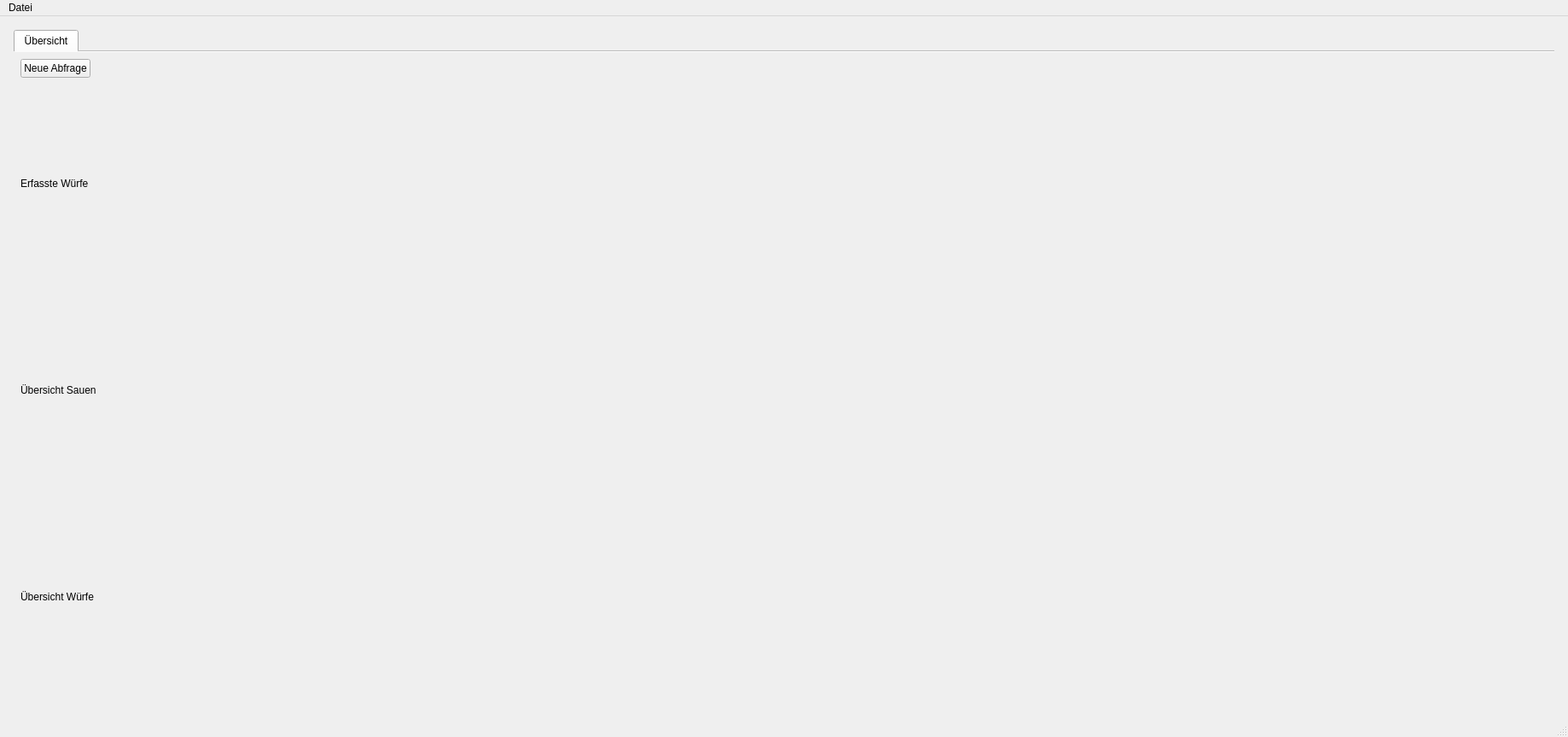
<?xml version="1.0" encoding="UTF-8"?>
<ui version="4.0">
 <class>MainWindow</class>
 <widget class="QMainWindow" name="MainWindow">
  <property name="geometry">
   <rect>
    <x>0</x>
    <y>0</y>
    <width>1837</width>
    <height>863</height>
   </rect>
  </property>
  <property name="windowTitle">
   <string>LFL-Mütterlichkeisindex</string>
  </property>
  <property name="toolButtonStyle">
   <enum>Qt::ToolButtonTextUnderIcon</enum>
  </property>
  <widget class="QWidget" name="centralwidget">
   <layout class="QHBoxLayout" name="horizontalLayout">
    <item>
     <widget class="QFrame" name="verticalFrame_Main">
      <layout class="QVBoxLayout" name="verticalLayout_6" stretch="0">
       <item>
        <widget class="QTabWidget" name="tabWidget">
         <property name="mouseTracking">
          <bool>false</bool>
         </property>
         <property name="tabletTracking">
          <bool>false</bool>
         </property>
         <property name="acceptDrops">
          <bool>false</bool>
         </property>
         <property name="currentIndex">
          <number>0</number>
         </property>
         <property name="usesScrollButtons">
          <bool>true</bool>
         </property>
         <property name="documentMode">
          <bool>true</bool>
         </property>
         <property name="tabsClosable">
          <bool>false</bool>
         </property>
         <property name="movable">
          <bool>false</bool>
         </property>
         <property name="tabBarAutoHide">
          <bool>false</bool>
         </property>
         <widget class="QWidget" name="tab_Uebersicht">
          <attribute name="title">
           <string>Übersicht</string>
          </attribute>
          <layout class="QHBoxLayout" name="horizontalLayout_2">
           <item>
            <layout class="QVBoxLayout" name="verticalLayout">
             <item>
              <layout class="QGridLayout" name="gridLayout_Uebersicht" columnminimumwidth="0,0">
               <item row="0" column="0">
                <widget class="QPushButton" name="pushButton_Neue_Abfrage">
                 <property name="text">
                  <string>Neue Abfrage</string>
                 </property>
                </widget>
               </item>
               <item row="0" column="1">
                <spacer name="horizontalSpacer">
                 <property name="orientation">
                  <enum>Qt::Horizontal</enum>
                 </property>
                 <property name="sizeType">
                  <enum>QSizePolicy::Expanding</enum>
                 </property>
                 <property name="sizeHint" stdset="0">
                  <size>
                   <width>900</width>
                   <height>20</height>
                  </size>
                 </property>
                </spacer>
               </item>
              </layout>
             </item>
             <item>
              <spacer name="verticalSpacer_8">
               <property name="orientation">
                <enum>Qt::Vertical</enum>
               </property>
               <property name="sizeHint" stdset="0">
                <size>
                 <width>20</width>
                 <height>40</height>
                </size>
               </property>
              </spacer>
             </item>
             <item>
              <widget class="QLabel" name="label_ErfasstWuerfe">
               <property name="text">
                <string>Erfasste Würfe</string>
               </property>
              </widget>
             </item>
             <item>
              <layout class="QVBoxLayout" name="verticalLayout_ErfassteWuerfe" stretch="0">
               <item>
                <spacer name="verticalSpacer">
                 <property name="orientation">
                  <enum>Qt::Vertical</enum>
                 </property>
                 <property name="sizeHint" stdset="0">
                  <size>
                   <width>20</width>
                   <height>40</height>
                  </size>
                 </property>
                </spacer>
               </item>
              </layout>
             </item>
             <item>
              <spacer name="verticalSpacer_7">
               <property name="orientation">
                <enum>Qt::Vertical</enum>
               </property>
               <property name="sizeHint" stdset="0">
                <size>
                 <width>20</width>
                 <height>40</height>
                </size>
               </property>
              </spacer>
             </item>
             <item>
              <widget class="QLabel" name="label_UebersichtSauen">
               <property name="toolTip">
                <string>Es werden nur Sauen in der Statistik berücksichtigt bei denen auch ein Muetterlichkeitsindex bestimmt wurde</string>
               </property>
               <property name="text">
                <string>Übersicht Sauen</string>
               </property>
              </widget>
             </item>
             <item>
              <layout class="QVBoxLayout" name="verticalLayout_UebersichtSauen">
               <item>
                <spacer name="verticalSpacer_6">
                 <property name="orientation">
                  <enum>Qt::Vertical</enum>
                 </property>
                 <property name="sizeHint" stdset="0">
                  <size>
                   <width>20</width>
                   <height>40</height>
                  </size>
                 </property>
                </spacer>
               </item>
              </layout>
             </item>
             <item>
              <spacer name="verticalSpacer_9">
               <property name="orientation">
                <enum>Qt::Vertical</enum>
               </property>
               <property name="sizeHint" stdset="0">
                <size>
                 <width>20</width>
                 <height>40</height>
                </size>
               </property>
              </spacer>
             </item>
             <item>
              <widget class="QLabel" name="label_UebersichtWuerfe">
               <property name="text">
                <string>Übersicht Würfe</string>
               </property>
              </widget>
             </item>
             <item>
              <layout class="QVBoxLayout" name="verticalLayout_UebersichtWuerfe">
               <item>
                <spacer name="verticalSpacer_5">
                 <property name="orientation">
                  <enum>Qt::Vertical</enum>
                 </property>
                 <property name="sizeHint" stdset="0">
                  <size>
                   <width>20</width>
                   <height>40</height>
                  </size>
                 </property>
                </spacer>
               </item>
              </layout>
             </item>
            </layout>
           </item>
          </layout>
         </widget>
        </widget>
       </item>
      </layout>
     </widget>
    </item>
   </layout>
  </widget>
  <widget class="QMenuBar" name="menubar">
   <property name="geometry">
    <rect>
     <x>0</x>
     <y>0</y>
     <width>1837</width>
     <height>24</height>
    </rect>
   </property>
   <widget class="QMenu" name="menuDatei">
    <property name="title">
     <string>Datei</string>
    </property>
    <addaction name="actionNeu"/>
   </widget>
   <addaction name="menuDatei"/>
  </widget>
  <widget class="QStatusBar" name="statusbar"/>
  <action name="actionNeu">
   <property name="text">
    <string>Neu</string>
   </property>
  </action>
  <action name="action_ffnen">
   <property name="text">
    <string>Öffnen</string>
   </property>
  </action>
 </widget>
 <layoutdefault spacing="6" margin="8"/>
 <resources/>
 <connections/>
 <designerdata>
  <property name="gridDeltaX">
   <number>10</number>
  </property>
  <property name="gridDeltaY">
   <number>10</number>
  </property>
  <property name="gridSnapX">
   <bool>true</bool>
  </property>
  <property name="gridSnapY">
   <bool>true</bool>
  </property>
  <property name="gridVisible">
   <bool>true</bool>
  </property>
 </designerdata>
</ui>
